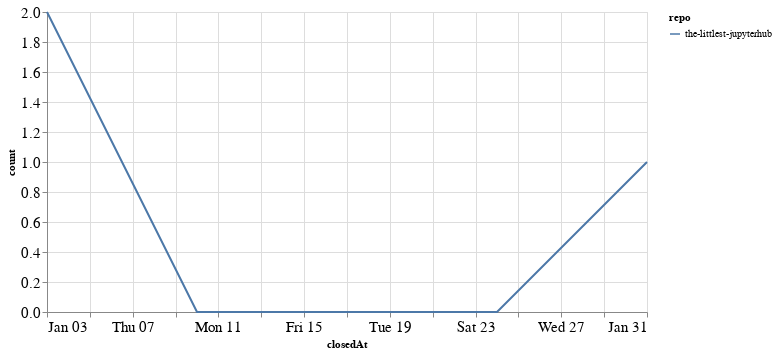

The code cell stored with this chart in its notebook:
### Code cell
closed_by_time = closed_by.groupby('repo').resample('W', on='closedAt').count()['author'].reset_index()
closed_by_time = closed_by_time.rename(columns={'author': 'count'})

alt.Chart(closed_by_time, width=600).mark_line().encode(
    x='closedAt',
    y='count',
    color='repo',
    tooltip="repo"
)

### Figure 1 — Vega-Lite specification as saved in the notebook (floating-point values rounded to 4 significant figures)
{"config": {"axisLeft": {"labelFontSize": 15}, "axisBottom": {"labelFontSize": 15}}, "data": {"name": "data-cbc57c44e98617ea89f56c475303f029"}, "mark": "line", "encoding": {"color": {"type": "nominal", "field": "repo"}, "tooltip": {"type": "nominal", "field": "repo"}, "x": {"type": "temporal", "field": "closedAt"}, "y": {"type": "quantitative", "field": "count"}}, "width": 600, "$schema": "https://vega.github.io/schema/vega-lite/v4.8.1.json", "datasets": {"data-cbc57c44e98617ea89f56c475303f029": [{"repo": "the-littlest-jupyterhub", "closedAt": "2021-01-03T00:00:00", "count": 2}, {"repo": "the-littlest-jupyterhub", "closedAt": "2021-01-10T00:00:00", "count": 0}, {"repo": "the-littlest-jupyterhub", "closedAt": "2021-01-17T00:00:00", "count": 0}, {"repo": "the-littlest-jupyterhub", "closedAt": "2021-01-24T00:00:00", "count": 0}, {"repo": "the-littlest-jupyterhub", "closedAt": "2021-01-31T00:00:00", "count": 1}]}}
